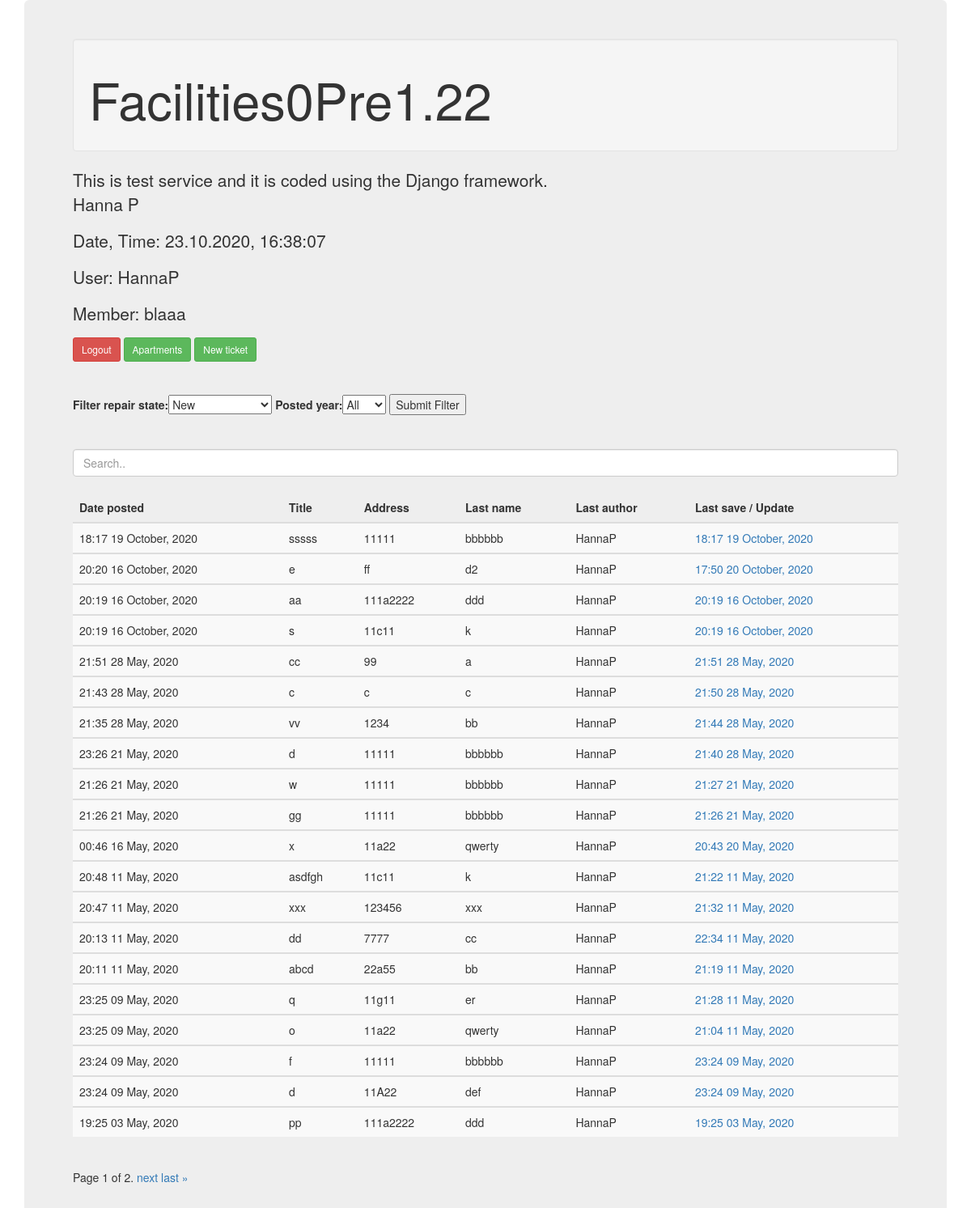
Before: / (signed in) with the older database file.
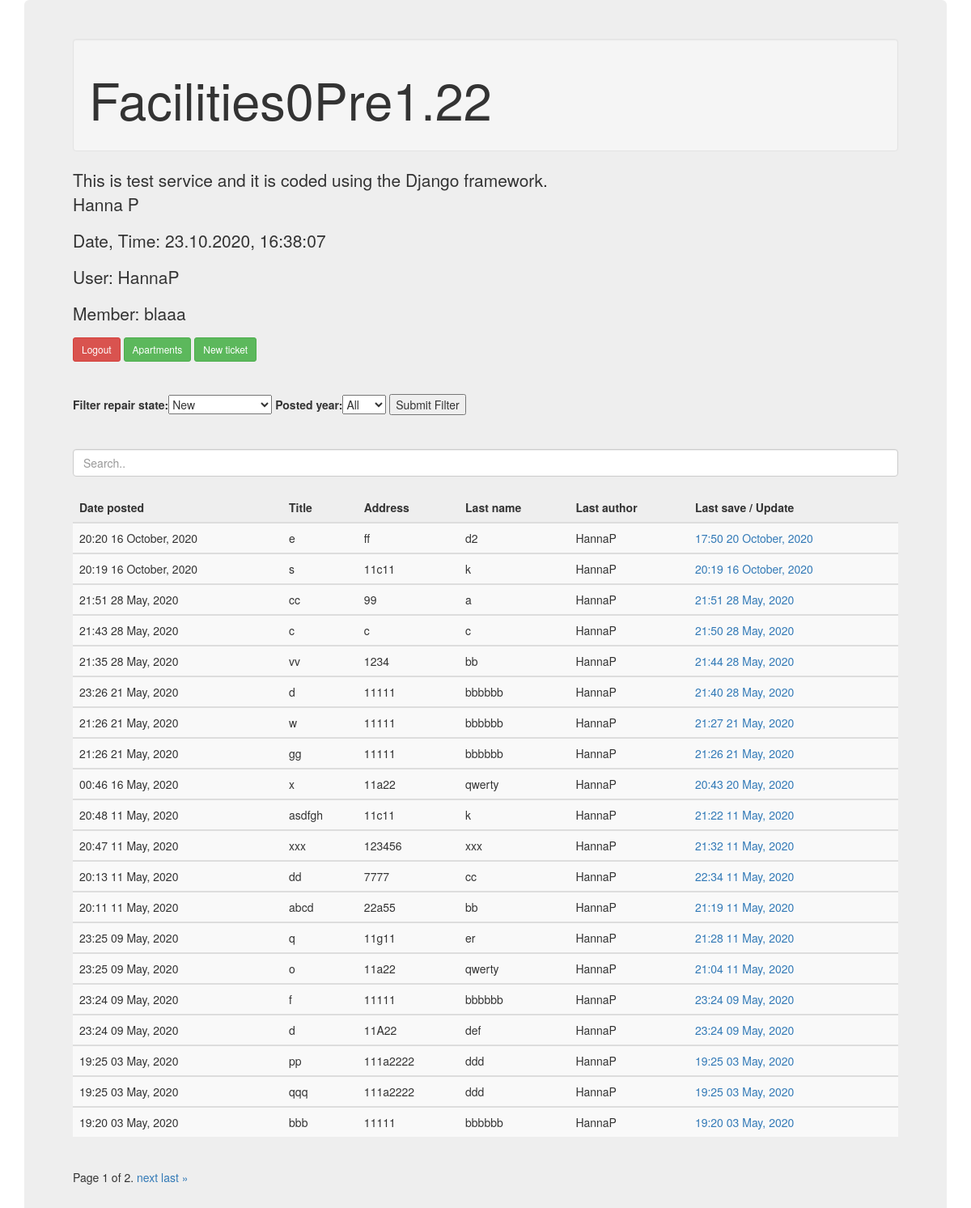
After: the same page with the newer database file.
### users/models.py (models this page shows, shortened)
class Profile(models.Model):
    user = models.OneToOneField(User, on_delete=models.CASCADE)
    members_of = models.CharField(max_length=200, blank=True)
    user_level= models.IntegerField(default=1)

### FacilitiesApp/models.py (models this page shows, shortened)
class Ticket(models.Model):
    first_name = models.CharField(max_length=100)
    last_name = models.CharField(max_length=100)
    email = models.CharField(max_length=100, blank=True)
    phone_no = models.CharField(max_length=100, blank=True)
    address = models.CharField(max_length=100)
    house_company = models.CharField(max_length=100)
    company_name = models.CharField(max_length=100)
    title = models.CharField(max_length=100, blank=False)
    fault = models.TextField(blank=False)
    repair_state = models.CharField(max_length=100, blank=False)
    repair = models.TextField(blank=True)
    date_repair = models.DateField(null=True, blank=True)
    notes = models.TextField(blank=True)
    date_posted = models.DateTimeField(default=timezone.now)
    date_last_save = models.DateTimeField(auto_now=timezone.now)
    username_first = models.CharField(max_length=100)
    author = models.ForeignKey(User, on_delete=models.PROTECT)

### FacilitiesApp/views.py (the view)
# urls.py: 2. Add a URL to urlpatterns:  path('', views.home, name='home')
def home(request):
    date_tmp = datetime.datetime.now().strftime('%d.%m.%Y, %H:%M:%S')
    dic_x = {}
    if request.user.is_authenticated:
        db_data = ''
        members_of_tmp = request.user.profile.members_of
        repair_state_filter = request.POST.get('filter_repair_state')
        posted_year_filter = request.POST.get('posted_year')
        filter_tmp = FilterForm(request.POST or None)
        if str(repair_state_filter) == str(None):
            repair_state_filter = 'New'
        if str(posted_year_filter) == str(None):
            db_data = Ticket.objects.filter(company_name = members_of_tmp)\
                .filter(repair_state = repair_state_filter).order_by('-date_posted')
        else:
            db_data = Ticket.objects.filter(company_name = members_of_tmp)\
                .filter(repair_state = repair_state_filter)\
                .filter(date_posted__year = posted_year_filter).order_by('-date_posted')
        paginator = Paginator(db_data, 20)
        page_number = request.GET.get('page')
        page_obj = paginator.get_page(page_number)
        dic_x = {
        'posts': page_obj,
        'date_str': date_tmp,
        'members_of': members_of_tmp,
        'filter': filter_tmp
        }
    return render(request, "FacilitiesApp/index.html", dic_x)

### FacilitiesApp/forms.py
class FilterForm(forms.Form):
    filter_repair_state = forms.ChoiceField(choices = REPAIR_CHOICES)
    posted_year = forms.ChoiceField(choices = REPAIR_Y_CHOICES)

### FacilitiesApp/templates/FacilitiesApp/index.html (shortened to what this page needs)
<!DOCTYPE html>
<html lang="en">
<head>
	<link rel="stylesheet" href="https://maxcdn.bootstrapcdn.com/bootstrap/3.4.1/css/bootstrap.min.css">
</head>
<body>
	<div class="container">
		<div class="jumbotron">
		<div class="well"><h1>Facilities0Pre1.22</h1></div>
		{% if user.is_authenticated %}
		<p>This is test service and it is coded using the Django framework.<br>Hanna P</p>
		<p>Date, Time: {{ date_str }}</p>
		<p>User: {{ user }}</p>
		<p>Member: {{ members_of }}</p>
		<a class="btn btn-danger btn-sm mt-1 mb-1" href='{% url 'logout' %}'>Logout</a>
		<a class="btn btn-success btn-sm mt-1 mb-1" href='{% url 'apartment' %}'>Apartments</a>
		<a class="btn btn-success btn-sm mt-1 mb-1" href="{% url 'ticket-create' %}">New ticket</a>
		{% else %}
		<p>This is a simple job management service done for property maintenance
			and the coding work has been done as an example.</p>
		<a class="btn btn-success btn-sm mt-1 mb-1" href='{% url 'login' %}'>Login</a>
		{% endif %}
		<br>
		{% if user.is_authenticated %}
		<br><br>
		<form action="/filter/" method="POST">
		{{ filter }}
		<input type = "submit" value = "Submit Filter" />
		</form>
		<br><br>
		<input class="form-control" id="myInput" type="text" placeholder="Search..">
		<br>
		<table class="table table-striped">
			<thead>
			  <tr>
				<th>Date posted</th>
				<th>Title</th>
				<th>Address</th>
				<th>Last name</th>
				<th>Last author</th>
				<th>Last save / Update</th>
			  </tr>
			</thead>
			{% block content %}
			{% for Ticket in posts %}
					<tbody id="myTable">
						<tr>
							<td>{{ Ticket.date_posted|date:"H:i d F, Y" }}</td>
							<td>{{ Ticket.title }}</td>
							<td>{{ Ticket.address }}</td>
							<td>{{ Ticket.last_name }}</td>
							<td>{{ Ticket.author }}</td>
							<td><a href="{% url 'ticket-update' Ticket.id %}">{{ Ticket.date_last_save|date:"H:i d F, Y" }}</a></td>
						</tr>
					</tbody>
			{% endfor %}
			{% endblock content %}
	</table>
		<div class="pagination">
			<span class="step-links">
				<span class="current">
				Page {{ posts.number }} of {{ posts.paginator.num_pages }}.
				</span>
				{% if posts.has_next %}
					<a href="?page={{ posts.next_page_number }}">next</a>
					<a href="?page={{ posts.paginator.num_pages }}">last &raquo;</a>
				{% endif %}
			</span>
		</div>
		{% endif %}
    </div>
	</div>
</body>
</html>

Changed rows visible on the page:
no longer on this page (row edited): Ticket: date_posted "18:17 19 October, 2020", title "sssss", address "11111", last_name "bbbbbb", author "HannaP", date_last_save "18:17 19 October, 2020"
no longer on this page (row edited): Ticket: date_posted "20:19 16 October, 2020", title "aa", address "111a2222", last_name "ddd", author "HannaP", date_last_save "20:19 16 October, 2020"
now on this page (row unchanged): Ticket: date_posted "19:25 03 May, 2020", title "qqq", address "111a2222", last_name "ddd", author "HannaP", date_last_save "19:25 03 May, 2020"
now on this page (row unchanged): Ticket: date_posted "19:20 03 May, 2020", title "bbb", address "11111", last_name "bbbbbb", author "HannaP", date_last_save "19:20 03 May, 2020"
